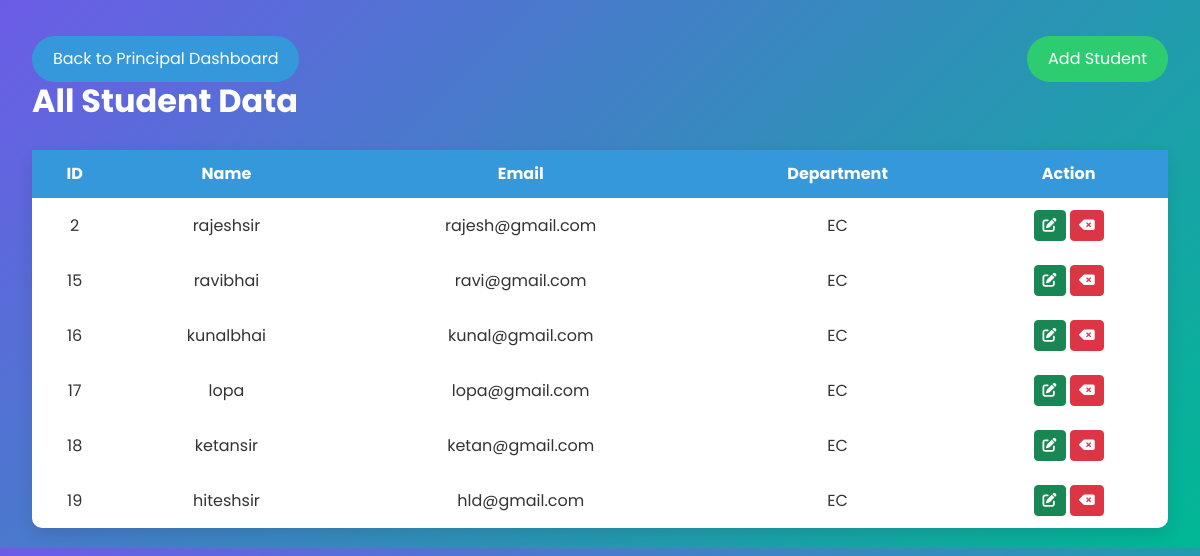
The page /update-student/ on the database as committed earlier.
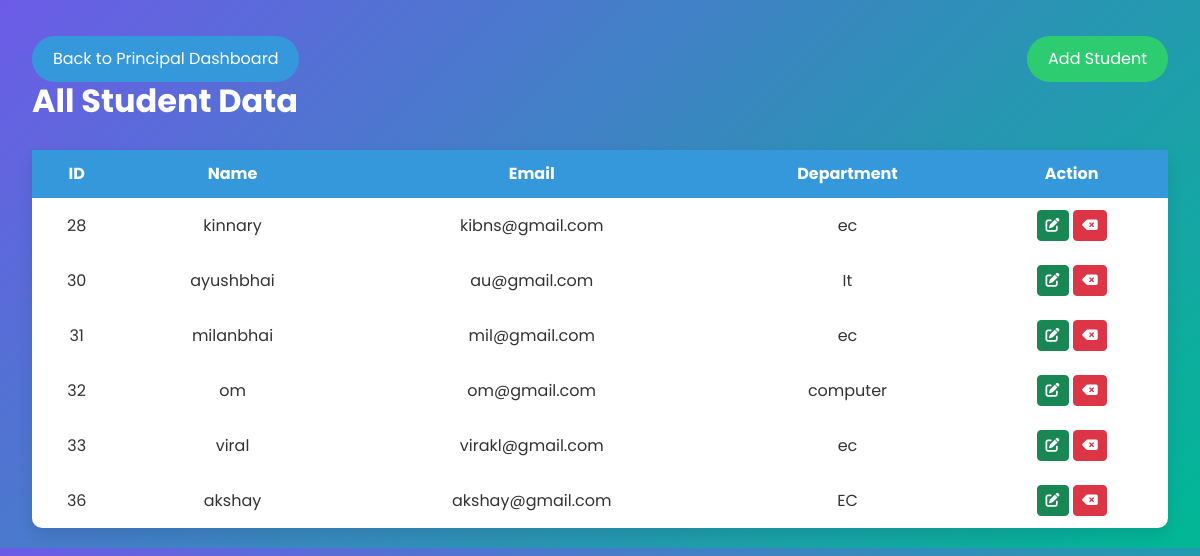
The same page on the database as committed later.
### insta/models.py (models this page shows)
class User(AbstractUser):
    email = models.EmailField(max_length=255, unique=True)
    date_of_birth = models.DateField(null=True, blank=True)
    joining_date = models.DateTimeField(null=True,blank=True)
    subject = models.CharField(max_length=100,null=True)
    DAY_CHOICES = (
        ('Monday', 'Monday'),
        ('Tuesday', 'Tuesday'),
        ('Wednesday', 'Wednesday'),
        ('Thursday', 'Thursday'),
        ('Friday', 'Friday'),
    )
    ROLES = (
        ("principal", 'Principal'),
        ('teacher', 'Teacher'),
        ('student', 'Student'),
    )
    department=(
        ("EC","EC"),
        ("IT","IT"),
        ("COMPUTER","COMPUTER"),
    )
    day = models.CharField(max_length=10, choices=DAY_CHOICES, null=True)
    role = models.CharField(max_length=100, choices=ROLES,default="student")
    dept=models.CharField(max_length=100,choices=department,default="EC")
    is_staff = models.BooleanField(default=True)
    is_active = models.BooleanField(default=True)
    is_superuser=models.BooleanField(default=True)
    objects = MyUserManager()
    USERNAME_FIELD = "email"
    REQUIRED_FIELDS = []

### insta/views.py (the view)
# urls.py: path('update-student/', views.student_field, name='update_student_field'),
def student_field(request):
    studentall=User.objects.filter(role="student")
    context={
        "students":studentall
    }
    if studentall!=[]:
       return render(request,"studentdata.html",context=context)
    else:
        context={
            "error_message":"no student available"
        }
        return render(request,"studentdata.html",context=context)

### insta/templates/studentdata.html (shortened to what this page needs)
<!DOCTYPE html>
<html lang="en">
<head>
    <link href="https://cdn.jsdelivr.net/npm/bootstrap@5.2.3/dist/css/bootstrap.min.css" rel="stylesheet"
/>
    <link rel="stylesheet" href="https://cdnjs.cloudflare.com/ajax/libs/font-awesome/6.5.1/css/all.min.css"
/>
</head>
<body>
<div class="container">
    <div class="row">
        <div class="col-md-12">
            <div class="d-flex justify-content-between align-items-center mt-3">
                <div class="back-button-container">
                    <button type="button" class="btn back-button" onclick="window.location.href='{% url 'dashboard' %}'">Back to Principal Dashboard</button>
                </div>
                <button type="button" class="btn add-student-btn" data-bs-toggle="modal"
                        data-bs-target="#addStudentModal">
                    Add Student
                </button>
            </div>
        </div>
    </div>
    <h2>All Student Data</h2>
    <table class="student-table">
        <thead>
        <tr>
            <th>ID</th>
            <th>Name</th>
            <th>Email</th>
            <th>Department</th>
            <th>Action</th>
        </tr>
        </thead>
        <tbody>
        {% if students %}
            {% for student in students %}
            <tr>
                <td>{{ student.id }}</td>
                <td>{{ student.username }}</td>
                <td>{{ student.email }}</td>
                <td>{{ student.dept }}</td>
                <td>
                    <a href="" class="btn btn-success btn-sm" data-bs-toggle="modal" data-bs-target="#updateStudentModal_{{student.id}}">
                        <i class="fa-solid fa-pen-to-square"></i>
                    </a>
                    <a href="" class="btn btn-danger btn-sm" data-bs-toggle="modal" data-bs-target="#deleteStudentModal_{{student.id}}">
                        <i class="fa-solid fa-delete-left"></i>
                    </a>
                </td>
            </tr>
            {% endfor %}
        {% endif %}
        </tbody>
    </table>
</div>
</body>
</html>

Rows that differ between the two databases and show on the page:
removed User: id "2", username "rajeshsir", email "rajesh@gmail.com", dept "EC"
removed User: id "15", username "ravibhai", email "ravi@gmail.com", dept "EC"
removed User: id "16", username "kunalbhai", email "kunal@gmail.com", dept "EC"
removed User: id "17", username "lopa", email "lopa@gmail.com", dept "EC"
removed User: id "18", username "ketansir", email "ketan@gmail.com", dept "EC"
removed User: id "19", username "hiteshsir", email "hld@gmail.com", dept "EC"
added User: id "28", username "kinnary", email "kibns@gmail.com", dept "ec"
added User: id "30", username "ayushbhai", email "au@gmail.com", dept "It"
added User: id "31", username "milanbhai", email "mil@gmail.com", dept "ec"
added User: id "32", username "om", email "om@gmail.com", dept "computer"
added User: id "33", username "viral", email "virakl@gmail.com", dept "ec"
added User: id "36", username "akshay", email "akshay@gmail.com", dept "EC"
